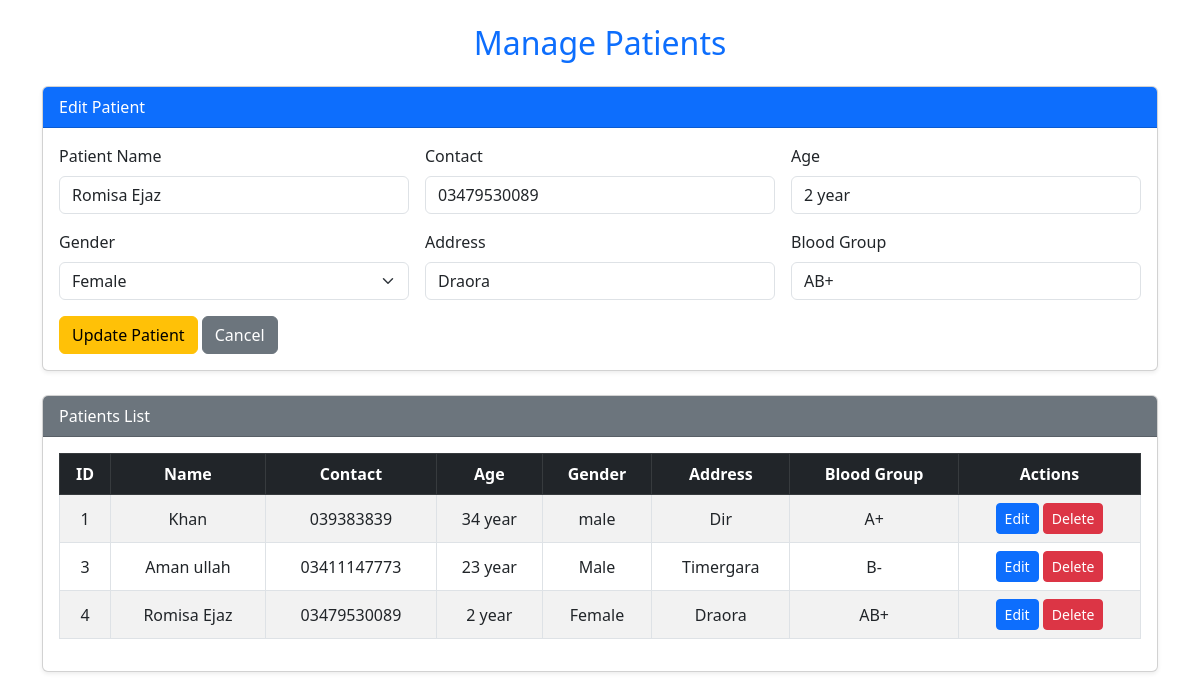
Page /patient.php?edit=4 on the committed database.
### tables this page shows
CREATE TABLE `patient` (
  `patient_id` int(10) NOT NULL,
  `P_name` varchar(50) DEFAULT NULL,
  `p_adress` varchar(50) NOT NULL,
  `p_contact` varchar(15) NOT NULL,
  `p_age` varchar(50) NOT NULL,
  `Gender` varchar(50) NOT NULL,
  `B_group` varchar(20) NOT NULL
);

### patient.php (the view, shortened to what this page needs)
<?php
include '../database/config.php';
$patients = $conn->query("SELECT * FROM patient");
$edit = false;
$editData = null;
if (isset($_GET['edit'])) {
  $edit = true;
  $editId = $_GET['edit'];
  $result = $conn->query("SELECT * FROM patient WHERE patient_id = $editId");
  $editData = $result->fetch_assoc();
}
?>
<!DOCTYPE html>
<html lang="en">
<head>
  <link href="https://cdn.jsdelivr.net/npm/bootstrap@5.3.0/dist/css/bootstrap.min.css" rel="stylesheet">
</head>
<body>
  <div class="container py-4">
    <h2 class="mb-4 text-center text-primary">Manage Patients</h2>
    <div class="card mb-4 shadow-sm">
      <div class="card-header bg-primary text-white"><?= $edit ? 'Edit Patient' : 'Add New Patient' ?></div>
      <div class="card-body">
        <form method="POST" action="">
          <div class="row g-3">
            <div class="col-md-4">
              <label class="form-label">Patient Name</label>
              <input type="text" name="name" class="form-control" value="<?= $edit ? $editData['P_name'] : '' ?>" required>
            </div>
            <div class="col-md-4">
              <label class="form-label">Contact</label>
              <input type="text" name="contact" class="form-control" value="<?= $edit ? $editData['p_contact'] : '' ?>" required>
            </div>
            <div class="col-md-4">
              <label class="form-label">Age</label>
              <input type="text" name="age" class="form-control" value="<?= $edit ? $editData['p_age'] : '' ?>" required>
            </div>
            <div class="col-md-4">
              <label class="form-label">Gender</label>
              <select name="gender" class="form-select" required>
                <option value="Female" <?= $edit && $editData['Gender'] == 'Female' ? 'selected' : '' ?>>Female</option>
              </select>
            </div>
            <div class="col-md-4">
              <label class="form-label">Address</label>
              <input type="text" name="address" class="form-control" value="<?= $edit ? $editData['p_adress'] : '' ?>" required>
            </div>
            <div class="col-md-4">
              <label class="form-label">Blood Group</label>
              <input type="text" name="b_group" class="form-control" value="<?= $edit ? $editData['B_group'] : '' ?>" >
            </div>
            <div class="col-12">
              <?php if ($edit): ?>
                <button type="submit" name="updatePatient" class="btn btn-warning">Update Patient</button>
                <a href="patient.php" class="btn btn-secondary">Cancel</a>
              <?php else: ?>
                <button type="submit" name="addPatient" class="btn btn-success">Add Patient</button>
              <?php endif; ?>
            </div>
          </div>
        </form>
      </div>
    </div>
    <div class="card shadow-sm">
      <div class="card-header bg-secondary text-white">Patients List</div>
      <div class="card-body table-responsive">
        <table class="table table-striped table-bordered align-middle text-center">
          <thead class="table-dark">
            <tr>
              <th>ID</th>
              <th>Name</th>
              <th>Contact</th>
              <th>Age</th>
              <th>Gender</th>
              <th>Address</th>
              <th>Blood Group</th>
              <th>Actions</th>
            </tr>
          </thead>
          <tbody>
            <?php while ($row = $patients->fetch_assoc()): ?>
              <tr>
                <td><?= $row['patient_id'] ?></td>
                <td><?= $row['P_name'] ?></td>
                <td><?= $row['p_contact'] ?></td>
                <td><?= $row['p_age'] ?></td>
                <td><?= $row['Gender'] ?></td>
                <td><?= $row['p_adress'] ?></td>
                <td><?= $row['B_group'] ?></td>
                <td>
                  <a href="patient.php?edit=<?= $row['patient_id'] ?>" class="btn btn-sm btn-primary">Edit</a>
                  <a href="patient.php?delete=<?= $row['patient_id'] ?>" class="btn btn-sm btn-danger"
                     onclick="return confirm('Are you sure you want to delete this patient?')">Delete</a>
                </td>
              </tr>
            <?php endwhile; ?>
          </tbody>
        </table>
      </div>
    </div>
  </div>
</body>
</html>

### rows in the picture
patient: name "Romisa Ejaz", contact "03479530089", age "2 year", gender "Female", address "Draora", b_group "AB+", patient_id "4", P_name "Romisa Ejaz", p_contact "03479530089", p_age "2 year", Gender "Female", p_adress "Draora", B_group "AB+"
patient: patient_id "1", P_name "Khan", p_contact "039383839", p_age "34 year", Gender "male", p_adress "Dir", B_group "A+"
patient: patient_id "3", P_name "Aman ullah", p_contact "03411147773", p_age "23 year", Gender "Male", p_adress "Timergara", B_group "B-"
